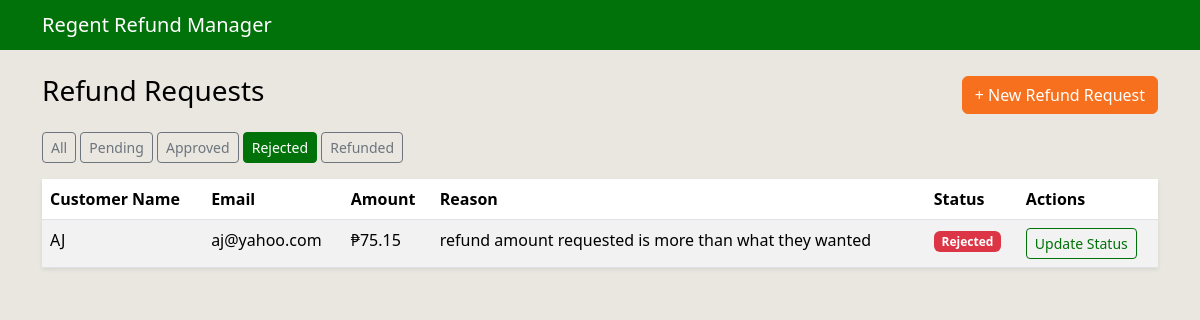
The page /refunds/?status=REJECTED on the database its author committed.
### refunds/models.py (models this page shows, shortened)
class RefundRequest(models.Model):
    class Status(models.TextChoices):
        PENDING = "PENDING", "Pending"
        APPROVED = "APPROVED", "Approved"
        REJECTED = "REJECTED", "Rejected"
        REFUNDED = "REFUNDED", "Refunded"
    customer_name = models.CharField(max_length=200)
    customer_email = models.EmailField()
    refund_amount = models.DecimalField(max_digits=10, decimal_places=2) # decimal and not float as money is involved here
    reason = models.TextField()
    status = models.CharField(
        max_length=20,
        choices=Status.choices,
        default=Status.PENDING, # every new request starts with pending first as its default status
    )
    created_at = models.DateTimeField(auto_now_add=True)
    updated_at = models.DateTimeField(auto_now=True)
    class Meta:
        ordering = ["-created_at"] #newest requests will be shown first in the list

### refunds/views.py (the view)
# urls.py: path("", views.request_list, name="request_list"),
def request_list(request):
    status_filter = request.GET.get("status")
    requests = RefundRequest.objects.all()
    if status_filter:
        requests = requests.filter(status=status_filter)
    context = {
        "requests": requests,
        "status_choices": RefundRequest.Status.choices,
        "selected_status": status_filter,
    }
    return render(request, "refunds/request_list.html", context)

### refunds/templates/refunds/request_list.html (shortened to what this page needs)
{% extends "refunds/base.html" %}
{% block content %}
<div class="d-flex justify-content-between align-items-center mb-3">
    <h1 class="h3">Refund Requests</h1>
    <a href="{% url 'refunds:request_create' %}" class="btn btn-brand">+ New Refund Request</a>
</div>
<div class="mb-3">
    <a href="{% url 'refunds:request_list' %}" class="btn btn-sm btn-outline-secondary {% if not selected_status %}active{% endif %}">All</a>
    {% for value, label in status_choices %}
        <a href="{% url 'refunds:request_list' %}?status={{ value }}" class="btn btn-sm btn-outline-secondary {% if selected_status == value %}active{% endif %}">{{ label }}</a>
    {% endfor %}
</div>
<table class="table table-striped table-hover bg-white shadow-sm">
    <thead>
        <tr>
            <th>Customer Name</th>
            <th>Email</th>
            <th>Amount</th>
            <th>Reason</th>
            <th>Status</th>
            <th>Actions</th>
        </tr>
    </thead>
    <tbody>
        {% for r in requests %}
        <tr>
            <td>{{ r.customer_name }}</td>
            <td>{{ r.customer_email }}</td>
            <td>₱{{ r.refund_amount }}</td>
            <td>{{ r.reason }}</td>
            <td><span class="badge status-{{ r.status|lower }}">{{ r.get_status_display }}</span></td>
            <td><a href="{% url 'refunds:request_update_status' r.pk %}" class="btn btn-sm btn-outline-primary">Update Status</a></td>
        </tr>
        {% empty %}
        <tr><td colspan="6" class="text-center text-muted">No refund requests found yet.</td></tr>
        {% endfor %}
    </tbody>
</table>
{% endblock %}

### refunds/templates/refunds/base.html (style rules this page uses)
:root { --brand-bg: #eae6e0; --brand-orange: #f7701e; --brand-green: #007209; }
body { background-color: var(--brand-bg); color: #000; }
.btn-brand { background-color: var(--brand-orange); border-color: var(--brand-orange); color: #fff; }
a { color: var(--brand-green); }
.btn-outline-secondary.active { background-color: var(--brand-green); border-color: var(--brand-green); }
.btn-outline-primary { color: var(--brand-green); border-color: var(--brand-green); }
.status-rejected { background-color: #dc3545; }

### rows shown on the page
RefundRequest: customer_name "AJ", customer_email "aj@yahoo.com", refund_amount "75.15", reason "refund amount requested is more than what they wanted", status "Rejected"

### other values the page prints
{{ label }} "Pending" "Approved" "Rejected" "Refunded"
